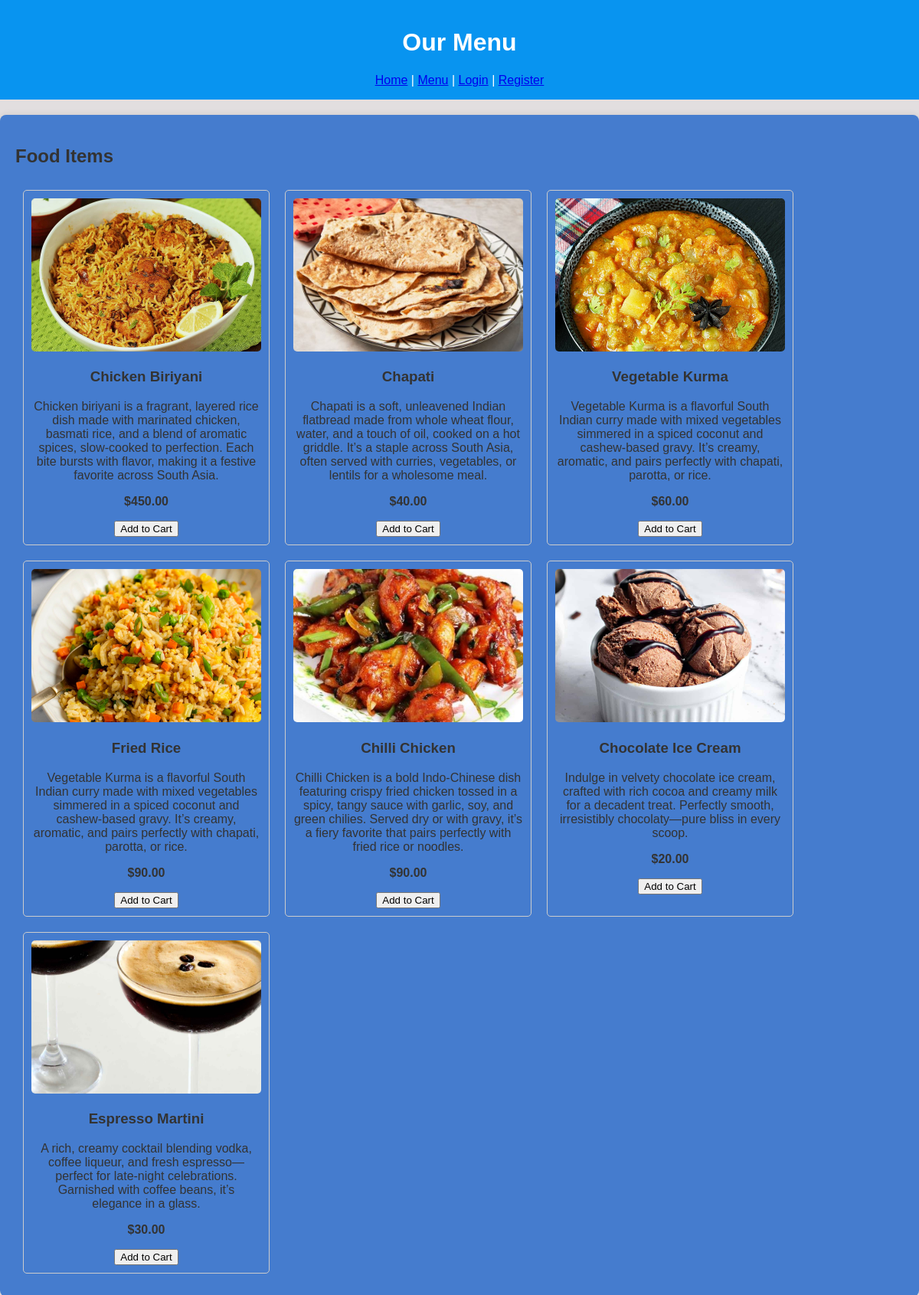
Page /catering/menu.php on the committed database.
### tables this page shows
CREATE TABLE `food_items` (
  `id` int(11) NOT NULL,
  `name` varchar(100) NOT NULL,
  `description` text DEFAULT NULL,
  `price` decimal(10,2) NOT NULL,
  `image_path` varchar(255) DEFAULT NULL
);

### catering/menu.php (the view, shortened to what this page needs)
<?php
require_once 'includes/db.php';
$stmt = $conn->query("SELECT * FROM food_items");
$food_items = $stmt->fetchAll(PDO::FETCH_ASSOC);
?>
<!DOCTYPE html>
<html lang="en">
<head>
    <link rel="stylesheet" href="assets/css/style.css">
</head>
<body>
    <div class="header">
        <h1>Our Menu</h1>
        <nav>
            <a href="index.php">Home</a> |
            <a href="menu.php">Menu</a> |
            <?php if (isset($_SESSION['user_id'])): ?>
                <a href="cart.php">Cart (<?php echo count($_SESSION['cart'] ?? []); ?>)</a> |
                <a href="logout.php">Logout</a>
            <?php else: ?>
                <a href="login.php">Login</a> |
                <a href="register.php">Register</a>
            <?php endif; ?>
        </nav>
    </div>
    <div class="container">
        <h2>Food Items</h2>
        <div style="display: flex; flex-wrap: wrap;">
            <?php foreach ($food_items as $item): ?>
            <div class="food-item" style="width: 300px;">
                <img src="<?php echo htmlspecialchars($item['image_path']); ?>" alt="<?php echo htmlspecialchars($item['name']); ?>">
                <h3><?php echo htmlspecialchars($item['name']); ?></h3>
                <p><?php echo htmlspecialchars($item['description']); ?></p>
                <p><strong>$<?php echo htmlspecialchars($item['price']); ?></strong></p>
                <form action="menu.php" method="post">
                    <button type="submit" name="add_to_cart">Add to Cart</button>
                </form>
            </div>
            <?php endforeach; ?>
        </div>
    </div>
</body>
</html>

### catering/assets/css/style.css (style rules this page uses)
body { font-family: Arial, sans-serif; margin: 0; padding: 0; background-color: #e2dedf; color: #333; }
.header, .footer { background-color: #0894f0; color: white; padding: 1rem; text-align: center; }
.container { max-width: 1200px; margin: 20px auto; padding: 20px; background: rgb(69, 124, 206); border-radius: 8px; box-shadow: 0 0 10px rgba(0, 0, 0, 0.1); }
.food-item { border: 1px solid #ccc; padding: 10px; margin: 10px; text-align: center; border-radius: 5px; }
.food-item img { width: 100%; height: 200px; object-fit: cover; border-radius: 5px; }

### rows in the picture
food_items: image_path (picture), name "Chicken Biriyani", description "Chicken biriyani is a fragrant, layered rice dish made with marinated chicken, basmati rice, and a blend of aromatic spices, slow-cooked to perfection. Each bite bursts with flavor, making it a festive favorite across South Asia.", price "450.00"
food_items: image_path (picture), name "Chapati", description "Chapati is a soft, unleavened Indian flatbread made from whole wheat flour, water, and a touch of oil, cooked on a hot griddle. It’s a staple across South Asia, often served with curries, vegetables, or lentils for a wholesome meal.", price "40.00"
food_items: image_path (picture), name "Vegetable Kurma", description "Vegetable Kurma is a flavorful South Indian curry made with mixed vegetables simmered in a spiced coconut and cashew-based gravy. It’s creamy, aromatic, and pairs perfectly with chapati, parotta, or rice.", price "60.00"
food_items: image_path (picture), name "Fried Rice", description "Vegetable Kurma is a flavorful South Indian curry made with mixed vegetables simmered in a spiced coconut and cashew-based gravy. It’s creamy, aromatic, and pairs perfectly with chapati, parotta, or rice.", price "90.00"
food_items: image_path (picture), name "Chilli Chicken", description "Chilli Chicken is a bold Indo-Chinese dish featuring crispy fried chicken tossed in a spicy, tangy sauce with garlic, soy, and green chilies. Served dry or with gravy, it’s a fiery favorite that pairs perfectly with fried rice or noodles.", price "90.00"
food_items: image_path (picture), name "Chocolate Ice Cream", description "Indulge in velvety chocolate ice cream, crafted with rich cocoa and creamy milk for a decadent treat. Perfectly smooth, irresistibly chocolaty—pure bliss in every scoop.", price "20.00"
food_items: image_path (picture), name "Espresso Martini", description "A rich, creamy cocktail blending vodka, coffee liqueur, and fresh espresso—perfect for late-night celebrations. Garnished with coffee beans, it’s elegance in a glass.", price "30.00"
